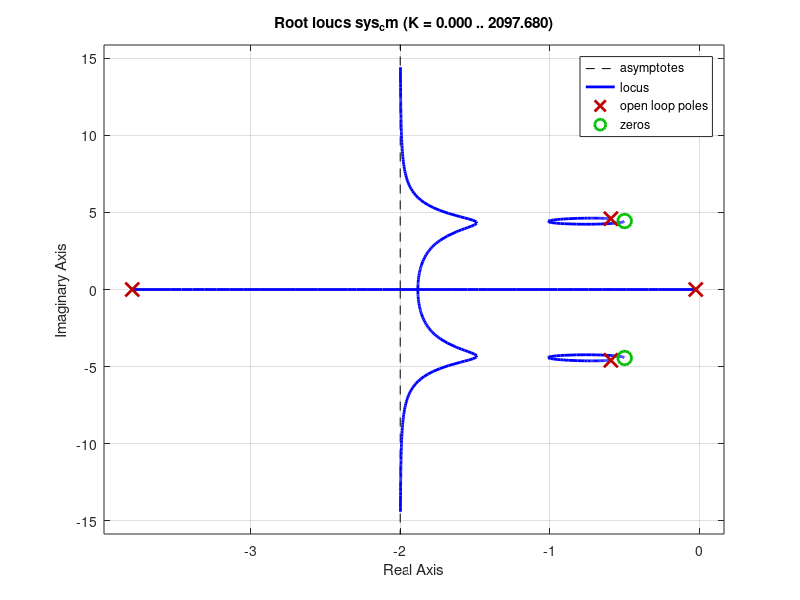

Write MATLAB code to recreate this figure.
% This code is programmed by Sung Yul Shin (syshin0228@utexas.edu) for Robotics Modeling and Control course by Dr. James Sulzer from University of Texas at Austin 
clc
clear all
close all

% PD controller with motor angle feedback - Root Locus

% System parameters
Jl = 1;     % Load inertia 
Bl = 1;     % Load damping constant
Jm = 10;    % Motor inertia 
Bm = 10;    % Motor damping constant
k = 20;     % Torsional stiffness b/w load and motor

% Control gain 
% Kp + KdS = K(S+a)
Kp = 1;   % P gain
Kd = 30;  % D gain

% System Transfer function with motor angle feedback --> Input: desired step angle, Output: motor angle
den_cm = [Jl*Jm Jl*Bm+Jm*Bl+Jl*Kd (k*(Jl+Jm)+Bl*Bm+Kd*Bl+Kp*Jl) k*(Bl+Bm)+k*Kd+Kp*Bl Kp*k];
num_cm = [Jl Bl k]*Kp;
sys_cm = tf(num_cm,den_cm)

% Draw Root Locus
figure(2)
rlocus(sys_cm)

